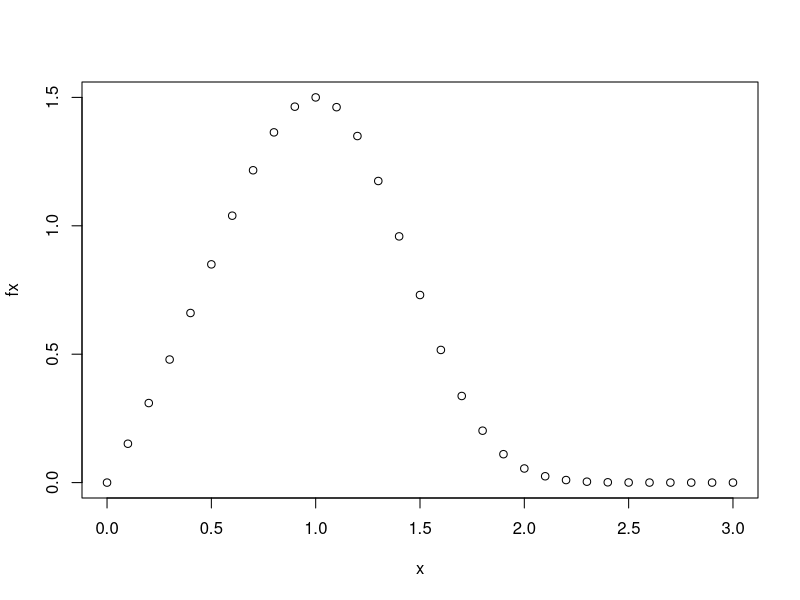

Write the R code that produced this figure.
###
#
# Jimmy Hickey
# 2020-04-14
# Midterm 2 Notes
#
# I may need providential help for this one.
#
###



# 3

## c

x = seq(0, 3, 0.1)
th1 = 2
th2 = 3

fx = th2 / th1 * x^(th2 - th1) * exp( x^(th1) - x^(th2) )

plot(x, fx)
